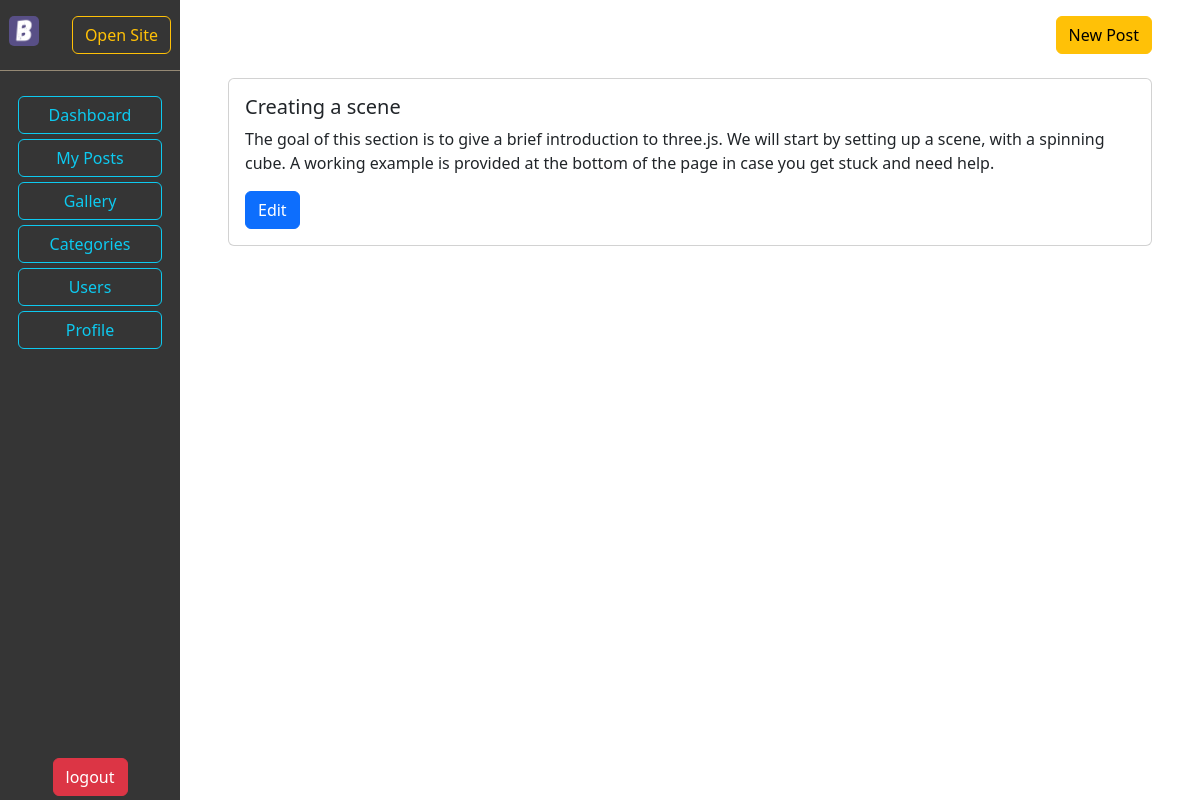
The page /editor/posts (signed in) on the database its author committed.
### blogapp/models.py (models this page shows, shortened)
class Post(models.Model):
    author = models.ForeignKey(User, null = True, on_delete = models.SET_NULL)
    category = models.ForeignKey(Category, null = True, on_delete = models.SET_NULL)
    title = models.CharField(max_length = 250)
    desc = models.CharField(max_length = 500, blank=True)
    slug = models.SlugField(max_length = 300, null = True, blank = True)
    body = tinymce_models.HTMLField()
    published_at = models.DateTimeField(auto_now_add = True)
    updated = models.DateTimeField(auto_now = True)
    status = models.CharField(max_length = 10, choices = STATUS_CHOICES, default ='draft')
    class Meta:
        ordering = ('-published_at', )

### epage/views.py (the view)
# urls.py: path('posts', views.posts, name='posts'),
@group_required('Author', 'Administrator')
def posts(request):
    params ={
        'posts': Post.objects.filter(author = request.user)
    }
    return render(request, 'epage/posts.html', params)

### epage/templatetags/auth_extras.py (called while the page is built)
@register.filter(name='is_admin')
def is_admin(user):
    if user.is_superuser:
        return True
    group = Group.objects.get(name='Administrator')
    return True if group in user.groups.all() else False

### epage/views.py (called while the page is built)
def group_required(*group_names):
    def in_groups(u):
        if u.is_authenticated:
            if bool(u.groups.filter(name__in=group_names)) | u.is_superuser:
                return True
        return False
    return user_passes_test(in_groups)

### templates/epage/posts.html (shortened to what this page needs)
{% extends 'epage/base.html' %}
{% block mainbody %}
<div id="newp">
    <a href="/editor/new" class="btn btn-warning mt-3">New Post</a>
</div>
{% for post in posts %}
<div class="card my-4">
    <div class="card-body">
      <h5 class="card-title">{{post.title}}</h5>
      <p class="card-text">{{post.desc}}</p>
      <a href="/editor/post/{{post.slug}}" class="btn btn-primary">Edit</a>
    </div>
  </div>
{% endfor %}
{% endblock %}

### templates/epage/posts.html (style rules this page uses)
#newp { width: 100%; display: flex; justify-content: flex-end; }

### rows shown on the page
Post: title "Creating a scene", desc "The goal of this section is to give a brief introduction to three.js. We will start by setting up a scene, with a spinning cube. A working example is provided at the bottom of the page in case you get stuck and need help."
